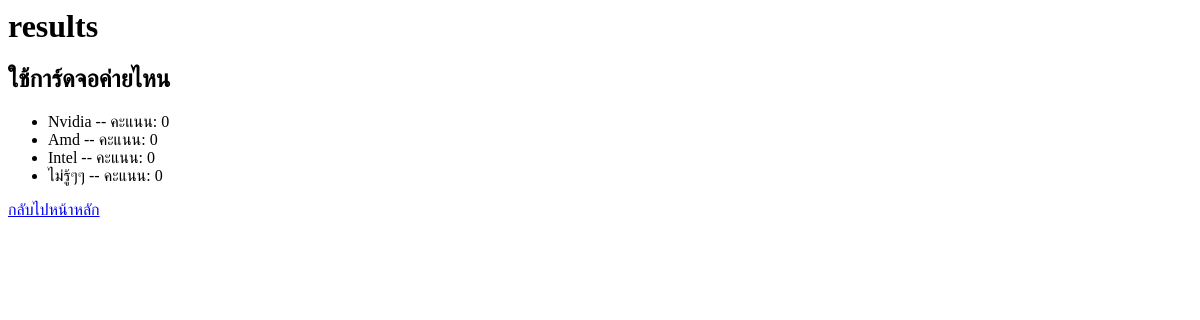
/results/10/, run on an earlier commit of the app's database.
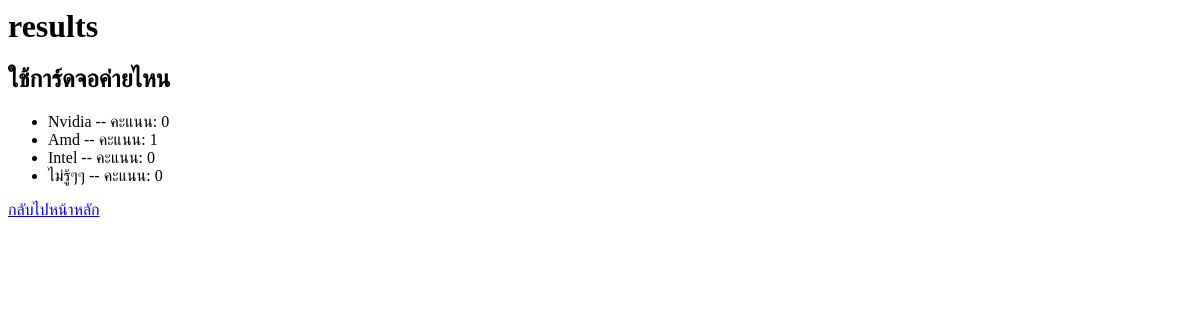
And on a later commit of the database.
### mypoll/models.py (models this page shows, shortened)
class Choice(models.Model):
    question = models.ForeignKey(Question, on_delete=models.CASCADE)
    choice_text = models.CharField(max_length=200)
    votes = models.IntegerField(default=0)

### mypoll/views.py (the view)
# urls.py: path('results/<int:question_id>/', views.results, name='results'),
def results(request, question_id):
    question = get_object_or_404(Question, pk=question_id)
    return render(request, 'results.html', {'question': question})

### mypoll/templates/results.html (shortened to what this page needs)
<html>
  <head>
  </head>
  <body>
    <h1>results</h1>
    <h2>{{ question.question_text }}</h2>
    <ul>
      {% for choice in question.choice_set.all %}
        <li>
          {{ choice.choice_text }} -- คะแนน: {{ choice.votes }}
        </li>
      {% endfor %}
    </ul>
    <a href="{% url 'mypoll:homepage' %}">กลับไปหน้าหลัก</a>
  </body>
</html>

What changed in the data, as far as the page shows it:
changed Choice "Amd": votes "0" → "1"
